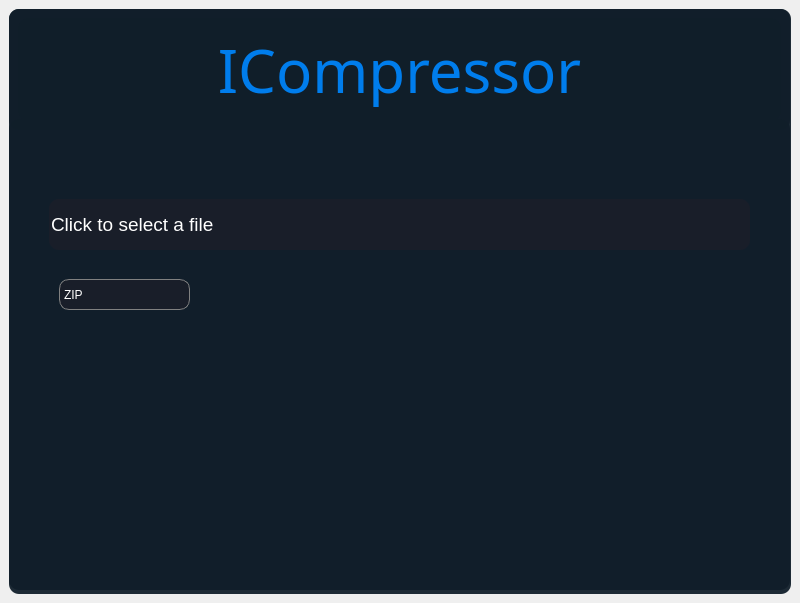
<?xml version="1.0" encoding="UTF-8"?>
<ui version="4.0">
 <class>MainWindow</class>
 <widget class="QMainWindow" name="MainWindow">
  <property name="geometry">
   <rect>
    <x>0</x>
    <y>0</y>
    <width>800</width>
    <height>603</height>
   </rect>
  </property>
  <property name="windowTitle">
   <string>MainWindow</string>
  </property>
  <widget class="QWidget" name="centralwidget">
   <layout class="QVBoxLayout" name="verticalLayout">
    <item>
     <widget class="QWidget" name="widget" native="true">
      <property name="styleSheet">
       <string notr="true">background-color:rgba(16, 30, 41, 240);
border-radius:10px;</string>
      </property>
      <widget class="QFrame" name="frame">
       <property name="geometry">
        <rect>
         <x>0</x>
         <y>0</y>
         <width>781</width>
         <height>121</height>
        </rect>
       </property>
       <property name="styleSheet">
        <string notr="true">border-radius:10px;</string>
       </property>
       <property name="frameShape">
        <enum>QFrame::StyledPanel</enum>
       </property>
       <property name="frameShadow">
        <enum>QFrame::Raised</enum>
       </property>
       <layout class="QHBoxLayout" name="horizontalLayout">
        <item>
         <widget class="QLabel" name="label">
          <property name="font">
           <font>
            <family>JetBrains Mono NL ExtraBold</family>
            <pointsize>45</pointsize>
            <weight>50</weight>
            <italic>false</italic>
            <bold>false</bold>
           </font>
          </property>
          <property name="styleSheet">
           <string notr="true">color:rgba(0, 125, 236, 255);</string>
          </property>
          <property name="text">
           <string>ICompressor</string>
          </property>
          <property name="alignment">
           <set>Qt::AlignCenter</set>
          </property>
         </widget>
        </item>
       </layout>
      </widget>
      <widget class="QFrame" name="frame_2">
       <property name="geometry">
        <rect>
         <x>0</x>
         <y>110</y>
         <width>781</width>
         <height>471</height>
        </rect>
       </property>
       <property name="frameShape">
        <enum>QFrame::StyledPanel</enum>
       </property>
       <property name="frameShadow">
        <enum>QFrame::Raised</enum>
       </property>
       <widget class="QComboBox" name="comboBox">
        <property name="geometry">
         <rect>
          <x>50</x>
          <y>160</y>
          <width>131</width>
          <height>31</height>
         </rect>
        </property>
        <property name="autoFillBackground">
         <bool>false</bool>
        </property>
        <property name="styleSheet">
         <string notr="true">QComboBox {
    border: 1px solid gray;
    background-color:rgba(26, 30, 41, 240);
    border-radius: 10px;
    color: rgb(255,255,255);
    min-width: 6em;
}

QComboBox:on {
    border-bottom-left-radius: 0px;
    border-bottom-right-radius: 0px;
}

QComboBox QAbstractItemView {
    border-bottom-right-radius: 10px;
    border-bottom-left-radius: 10px;
    background-color:rgba(26, 30, 41, 240);
    border: 1px solid gray;
    box-shadow: transparent;
}

QComboBox::drop-down {
    border-color: transparent;
}</string>
        </property>
        <property name="editable">
         <bool>false</bool>
        </property>
        <property name="insertPolicy">
         <enum>QComboBox::InsertAfterCurrent</enum>
        </property>
        <property name="duplicatesEnabled">
         <bool>false</bool>
        </property>
        <property name="frame">
         <bool>true</bool>
        </property>
        <item>
         <property name="text">
          <string>ZIP</string>
         </property>
        </item>
        <item>
         <property name="text">
          <string>7z</string>
         </property>
        </item>
        <item>
         <property name="text">
          <string>LZMA</string>
         </property>
        </item>
       </widget>
       <widget class="QLineEdit" name="lineEdit">
        <property name="geometry">
         <rect>
          <x>40</x>
          <y>80</y>
          <width>701</width>
          <height>51</height>
         </rect>
        </property>
        <property name="font">
         <font>
          <pointsize>14</pointsize>
         </font>
        </property>
        <property name="styleSheet">
         <string notr="true">background-color:rgba(26, 30, 41, 240);
 border-radius: 10px;
color: rgb(255,255,255);</string>
        </property>
        <property name="inputMask">
         <string>Click to select a file</string>
        </property>
        <property name="text">
         <string>Click to select a file</string>
        </property>
       </widget>
      </widget>
     </widget>
    </item>
   </layout>
  </widget>
 </widget>
 <resources/>
 <connections/>
</ui>
